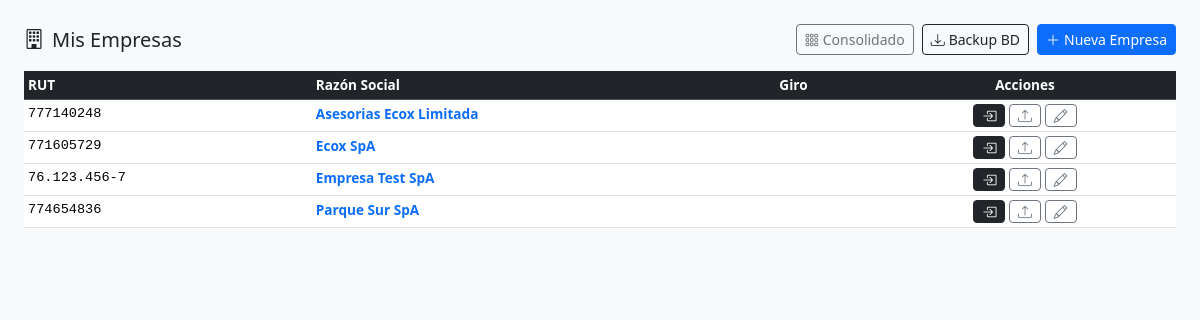
The page / on the database its author committed.
### models.py (models this page shows, shortened)
class Empresa(db.Model):
    __tablename__ = 'empresas'
    id = db.Column(db.Integer, primary_key=True)
    rut = db.Column(db.String(12), unique=True, nullable=False)
    razon_social = db.Column(db.String(200), nullable=False)
    nombre_fantasia = db.Column(db.String(200))
    giro = db.Column(db.String(300))
    activa = db.Column(db.Boolean, default=True)
    clave_sii = db.Column(db.String(200))   # clave portal SII (opcional)
    cuentas = db.relationship('Cuenta', backref='empresa', lazy='dynamic')
    asientos = db.relationship('Asiento', backref='empresa', lazy='dynamic')
    documentos_sii = db.relationship('DocumentoSII', backref='empresa', lazy='dynamic')
    movimientos_banco = db.relationship('MovimientoBanco', backref='empresa', lazy='dynamic')
    reglas = db.relationship('ReglaClasificacion', backref='empresa', lazy='dynamic')

### routes/main.py (the view)
@bp.route('/')
def index():
    empresas = Empresa.query.filter_by(activa=True).order_by(Empresa.razon_social).all()
    return render_template('index.html', empresas=empresas)

### templates/index.html (shortened to what this page needs)
{% extends 'base.html' %}
{% block content %}
<div class="d-flex justify-content-between align-items-center mb-3">
  <h5 class="mb-0"><i class="bi bi-building me-2"></i>Mis Empresas</h5>
  <div class="d-flex gap-2">
    <a href="{{ url_for('main.consolidado') }}" class="btn btn-outline-secondary btn-sm"
       title="Ver resumen consolidado de todas las empresas">
      <i class="bi bi-grid-3x3-gap me-1"></i>Consolidado
    </a>
    <a href="{{ url_for('main.backup') }}" class="btn btn-outline-dark btn-sm"
       title="Descargar copia de seguridad de la base de datos">
      <i class="bi bi-download me-1"></i>Backup BD
    </a>
    <a href="{{ url_for('empresas.nueva') }}" class="btn btn-primary btn-sm">
      <i class="bi bi-plus-lg me-1"></i>Nueva Empresa
    </a>
  </div>
</div>
{% if empresas %}
<table class="table table-sm table-hover">
  <thead class="table-dark">
    <tr>
      <th>RUT</th>
      <th>Razón Social</th>
      <th>Giro</th>
      <th class="text-center">Acciones</th>
    </tr>
  </thead>
  <tbody>
    {% for e in empresas %}
    <tr>
      <td class="font-monospace small">{{ e.rut }}</td>
      <td>
        <a href="{{ url_for('asientos.lista', eid=e.id) }}"
           class="text-decoration-none fw-semibold">
          {{ e.nombre_fantasia or e.razon_social }}
        </a>
      </td>
      <td class="text-muted small">{{ (e.giro or '')[:55] }}</td>
      <td class="text-center text-nowrap">
        <a href="{{ url_for('asientos.lista', eid=e.id) }}"
           class="btn btn-sm btn-dark py-0 px-2"
           title="Abrir empresa">
          <i class="bi bi-box-arrow-in-right"></i>
        </a>
        <a href="{{ url_for('importar.index', eid=e.id) }}"
           class="btn btn-sm btn-outline-secondary py-0 px-2"
           title="Importar archivos">
          <i class="bi bi-upload"></i>
        </a>
        <a href="{{ url_for('empresas.editar', eid=e.id) }}"
           class="btn btn-sm btn-outline-secondary py-0 px-2"
           title="Editar datos empresa">
          <i class="bi bi-pencil"></i>
        </a>
      </td>
    </tr>
    {% endfor %}
  </tbody>
</table>
{% else %}
<div class="text-center py-5 text-muted">
  <i class="bi bi-building display-4"></i>
  <p class="mt-3">No hay empresas registradas.<br>
  <a href="{{ url_for('empresas.nueva') }}">Crea la primera empresa</a>.</p>
</div>
{% endif %}
{% endblock %}

### templates/base.html (style rules this page uses)
body { background: #f8f9fa; }
.table-sm td, .table-sm th { font-size: .85rem; }

### rows shown on the page
Empresa: rut "777140248", nombre_fantasia+razon_social "Asesorias Ecox Limitada"
Empresa: rut "771605729", nombre_fantasia+razon_social "Ecox SpA"
Empresa: rut "76.123.456-7", nombre_fantasia+razon_social "Empresa Test SpA"
Empresa: rut "774654836", nombre_fantasia+razon_social "Parque Sur SpA"
